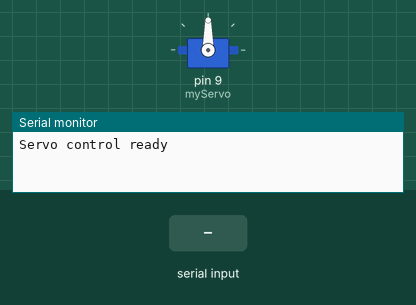
Simulated run of this sketch. Board: Arduino Uno, built with avr-gcc and run on an emulated ATmega328P. Parts: servo, the last lines printed to the serial monitor. The test bench sets the inputs (shaded band).

Above: at 1.2 s.
1.3 s: "SET \n" received over Serial
At 1.9 s:
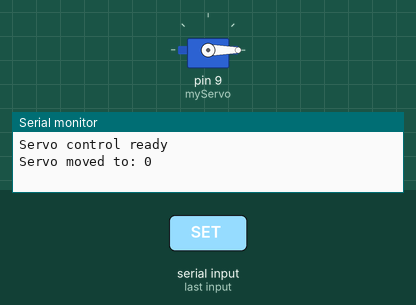
2.8 s: "SET 90\n" received over Serial
At 3.1 s:
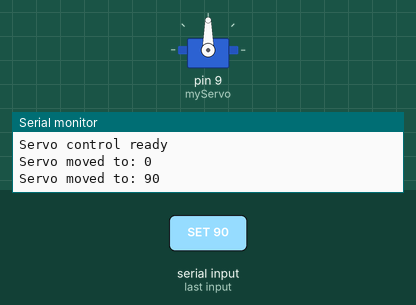
4.3 s: "SET ,45\n" received over Serial
At 5.5 s:
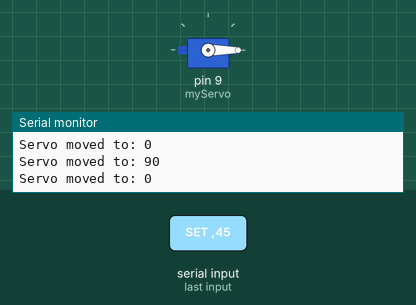
Timing chart, 0 to 7.3 s (numbered marks = the images above; inputs shaded):
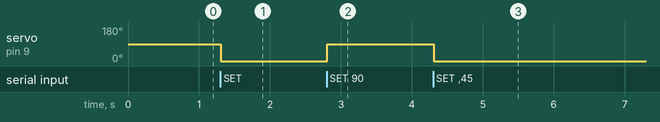

The sketch:

motor_servo_12.ino
```cpp
// snippet: motor_servo_12
// tags: servo, pwm, angle, sweep, millis
// boards: avr, megaavr, nano33iot, rp2040
// not-tags: romi32u4
// library: Servo
// description: Control servo on pin 9 via serial command SET <angle 0-180>
// prompts: control, servo, serial, command, <angle, 0-180>
// verified: compile-only
// source: kd-generated (id 12)
// exact-include: Servo.h

#include <Servo.h>

Servo myServo;
int currentAngle = 90;

void setup() {
  Serial.begin(9600);
  myServo.attach(9);
  myServo.write(currentAngle);
  Serial.println("Servo control ready");
}

void loop() {
  if (Serial.available() > 0) {
    String command = Serial.readStringUntil('\n');
    if (command.startsWith("SET ")) {
      int angle = command.substring(4).toInt();
      if (angle >= 0 && angle <= 180) {
        myServo.write(angle);
        currentAngle = angle;
        Serial.print("Servo moved to: ");
        Serial.println(currentAngle);
      } else {
        Serial.println("ERR: Angle out of range");
      }
    }
  }
}
```

Measured:
- after the input at 1.3 s, servo on pin 9 (myServo): 90° → 0° at once
- after the input at 2.8 s, servo on pin 9 (myServo): 0° → 90° at once
- after the input at 4.3 s, servo on pin 9 (myServo): 90° → 0° at once
